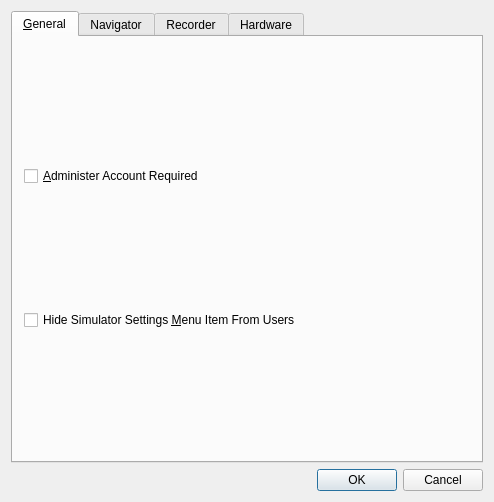
<ui version="4.0" >
 <class>SimulatorSettingsDialog</class>
 <widget class="QDialog" name="SimulatorSettingsDialog" >
  <property name="geometry" >
   <rect>
    <x>0</x>
    <y>0</y>
    <width>494</width>
    <height>502</height>
   </rect>
  </property>
  <property name="windowTitle" >
   <string>Simulator Settings</string>
  </property>
  <layout class="QGridLayout" >
   <item row="0" column="0" >
    <widget class="QTabWidget" name="tabCategories" >
     <property name="currentIndex" >
      <number>0</number>
     </property>
     <widget class="QWidget" name="tabGeneral" >
      <property name="geometry" >
       <rect>
        <x>0</x>
        <y>0</y>
        <width>472</width>
        <height>424</height>
       </rect>
      </property>
      <attribute name="title" >
       <string>&amp;General</string>
      </attribute>
      <layout class="QGridLayout" >
       <item row="0" column="0" >
        <widget class="QCheckBox" name="administratorAccountRequiredCheckBox" >
         <property name="text" >
          <string>&amp;Administer Account Required</string>
         </property>
         <property name="shortcut" >
          <string>Alt+A</string>
         </property>
        </widget>
       </item>
       <item row="1" column="0" >
        <widget class="QCheckBox" name="hideSimulatorMenuCheckBox" >
         <property name="text" >
          <string>Hide Simulator Settings &amp;Menu Item From Users</string>
         </property>
         <property name="shortcut" >
          <string>Alt+M</string>
         </property>
        </widget>
       </item>
      </layout>
     </widget>
     <widget class="QWidget" name="tabNavigator" >
      <property name="geometry" >
       <rect>
        <x>0</x>
        <y>0</y>
        <width>472</width>
        <height>424</height>
       </rect>
      </property>
      <attribute name="title" >
       <string>Navigator</string>
      </attribute>
      <layout class="QGridLayout" >
       <item row="0" column="0" colspan="4" >
        <widget class="QCheckBox" name="emulateOpticalDiskCheckBox" >
         <property name="text" >
          <string>Emulate &amp;Optical Disk</string>
         </property>
         <property name="shortcut" >
          <string>Alt+O</string>
         </property>
        </widget>
       </item>
       <item row="1" column="0" colspan="4" >
        <widget class="QCheckBox" name="dualSidedDiskCheckBox" >
         <property name="text" >
          <string>Dual Sided Disk</string>
         </property>
         <property name="shortcut" >
          <string/>
         </property>
        </widget>
       </item>
       <item row="2" column="0" >
        <widget class="QSpinBox" name="emulatedOpticalDiskCapacitySpinBox" >
         <property name="maximum" >
          <number>1028</number>
         </property>
         <property name="singleStep" >
          <number>16</number>
         </property>
        </widget>
       </item>
       <item row="2" column="1" colspan="2" >
        <widget class="QLabel" name="textLabel1_2_2" >
         <property name="text" >
          <string>Emulated Optical Disk Capacity 
(MB, &amp;0 = unlimited)</string>
         </property>
         <property name="buddy" >
          <cstring>emulatedOpticalDiskCapacitySpinBox</cstring>
         </property>
        </widget>
       </item>
       <item row="2" column="3" >
        <spacer>
         <property name="orientation" >
          <enum>Qt::Horizontal</enum>
         </property>
         <property name="sizeType" >
          <enum>QSizePolicy::Expanding</enum>
         </property>
         <property name="sizeHint" stdset="0" >
          <size>
           <width>40</width>
           <height>20</height>
          </size>
         </property>
        </spacer>
       </item>
       <item row="3" column="0" colspan="4" >
        <widget class="QCheckBox" name="oldStyleNavigatorCheckBox" >
         <property name="text" >
          <string>Old St&amp;yle Navigator</string>
         </property>
         <property name="shortcut" >
          <string>Alt+Y</string>
         </property>
        </widget>
       </item>
       <item row="4" column="0" colspan="4" >
        <widget class="QCheckBox" name="newStyleBlueBarCheckBox" >
         <property name="text" >
          <string>New Style Blue Bar</string>
         </property>
         <property name="shortcut" >
          <string/>
         </property>
        </widget>
       </item>
       <item row="5" column="0" colspan="2" >
        <widget class="QLabel" name="textLabel1" >
         <property name="text" >
          <string>La&amp;boratory Name</string>
         </property>
         <property name="buddy" >
          <cstring>labNameLineEdit</cstring>
         </property>
        </widget>
       </item>
       <item row="5" column="2" colspan="2" >
        <widget class="QLineEdit" name="labNameLineEdit" />
       </item>
       <item row="6" column="0" colspan="4" >
        <widget class="QCheckBox" name="useLabNameCheckBox" >
         <property name="text" >
          <string>Use Lab Name In Network Catalog</string>
         </property>
         <property name="shortcut" >
          <string/>
         </property>
        </widget>
       </item>
       <item row="7" column="0" colspan="4" >
        <widget class="QCheckBox" name="permanentDeleteCheckBox" >
         <property name="text" >
          <string>&amp;Allow Permanent Deletion of Study Data</string>
         </property>
         <property name="shortcut" >
          <string>Alt+A</string>
         </property>
        </widget>
       </item>
      </layout>
     </widget>
     <widget class="QWidget" name="tabRecorder" >
      <property name="geometry" >
       <rect>
        <x>0</x>
        <y>0</y>
        <width>472</width>
        <height>424</height>
       </rect>
      </property>
      <attribute name="title" >
       <string>Recorder</string>
      </attribute>
      <layout class="QGridLayout" name="gridLayout" >
       <item row="0" column="0" >
        <widget class="QCheckBox" name="emulateTwoScreensCheckBox" >
         <property name="text" >
          <string>Emulate 2 Screens</string>
         </property>
        </widget>
       </item>
       <item row="1" column="0" >
        <widget class="QCheckBox" name="emulateOneScreenCheckBox" >
         <property name="text" >
          <string>Emulate 1 Screen</string>
         </property>
        </widget>
       </item>
       <item row="2" column="0" >
        <widget class="QCheckBox" name="emulateWindowsManagerCheckBox" >
         <property name="text" >
          <string>Emulate CardioLab Windows Manager</string>
         </property>
        </widget>
       </item>
       <item row="3" column="0" >
        <widget class="QCheckBox" name="emulatePruckaTilingCheckBox" >
         <property name="text" >
          <string>Tiling Using CardioLab Layout</string>
         </property>
        </widget>
       </item>
       <item row="4" column="0" >
        <widget class="QCheckBox" name="immovablePatientStatusBarCheckBox" >
         <property name="text" >
          <string>Immovable Patient Status Bar</string>
         </property>
        </widget>
       </item>
       <item row="5" column="0" >
        <widget class="QCheckBox" name="patientStatusBarHasTitleCheckBox" >
         <property name="text" >
          <string>Patient Status Bar Has Title</string>
         </property>
        </widget>
       </item>
       <item row="6" column="0" >
        <widget class="QCheckBox" name="recorderHasStatusBarCheckBox" >
         <property name="text" >
          <string>Recorder Window Has Status Bar</string>
         </property>
        </widget>
       </item>
      </layout>
     </widget>
     <widget class="QWidget" name="tabHardware" >
      <property name="geometry" >
       <rect>
        <x>0</x>
        <y>0</y>
        <width>472</width>
        <height>424</height>
       </rect>
      </property>
      <attribute name="title" >
       <string>Hardware</string>
      </attribute>
      <layout class="QGridLayout" name="gridLayout_2" >
       <item row="0" column="0" >
        <widget class="QComboBox" name="amplifierTypeComboBox" >
         <item>
          <property name="text" >
           <string>48 Channel</string>
          </property>
         </item>
         <item>
          <property name="text" >
           <string>64 Channel</string>
          </property>
         </item>
         <item>
          <property name="text" >
           <string>96 Channel</string>
          </property>
         </item>
         <item>
          <property name="text" >
           <string>128 Channel</string>
          </property>
         </item>
        </widget>
       </item>
       <item row="0" column="1" >
        <widget class="QLabel" name="label" >
         <property name="text" >
          <string>Amplifier Type</string>
         </property>
         <property name="buddy" >
          <cstring>amplifierTypeComboBox</cstring>
         </property>
        </widget>
       </item>
       <item row="1" column="0" >
        <spacer name="verticalSpacer" >
         <property name="orientation" >
          <enum>Qt::Vertical</enum>
         </property>
         <property name="sizeHint" stdset="0" >
          <size>
           <width>20</width>
           <height>372</height>
          </size>
         </property>
        </spacer>
       </item>
      </layout>
     </widget>
    </widget>
   </item>
   <item row="1" column="0" >
    <widget class="QDialogButtonBox" name="buttonBox" >
     <property name="standardButtons" >
      <set>QDialogButtonBox::Cancel|QDialogButtonBox::Ok</set>
     </property>
    </widget>
   </item>
  </layout>
 </widget>
 <layoutdefault spacing="6" margin="11" />
 <pixmapfunction>qPixmapFromMimeSource</pixmapfunction>
 <tabstops>
  <tabstop>administratorAccountRequiredCheckBox</tabstop>
  <tabstop>hideSimulatorMenuCheckBox</tabstop>
  <tabstop>emulateOpticalDiskCheckBox</tabstop>
  <tabstop>dualSidedDiskCheckBox</tabstop>
  <tabstop>emulatedOpticalDiskCapacitySpinBox</tabstop>
  <tabstop>oldStyleNavigatorCheckBox</tabstop>
  <tabstop>newStyleBlueBarCheckBox</tabstop>
  <tabstop>labNameLineEdit</tabstop>
  <tabstop>useLabNameCheckBox</tabstop>
  <tabstop>permanentDeleteCheckBox</tabstop>
  <tabstop>tabCategories</tabstop>
 </tabstops>
 <resources/>
 <connections/>
</ui>
